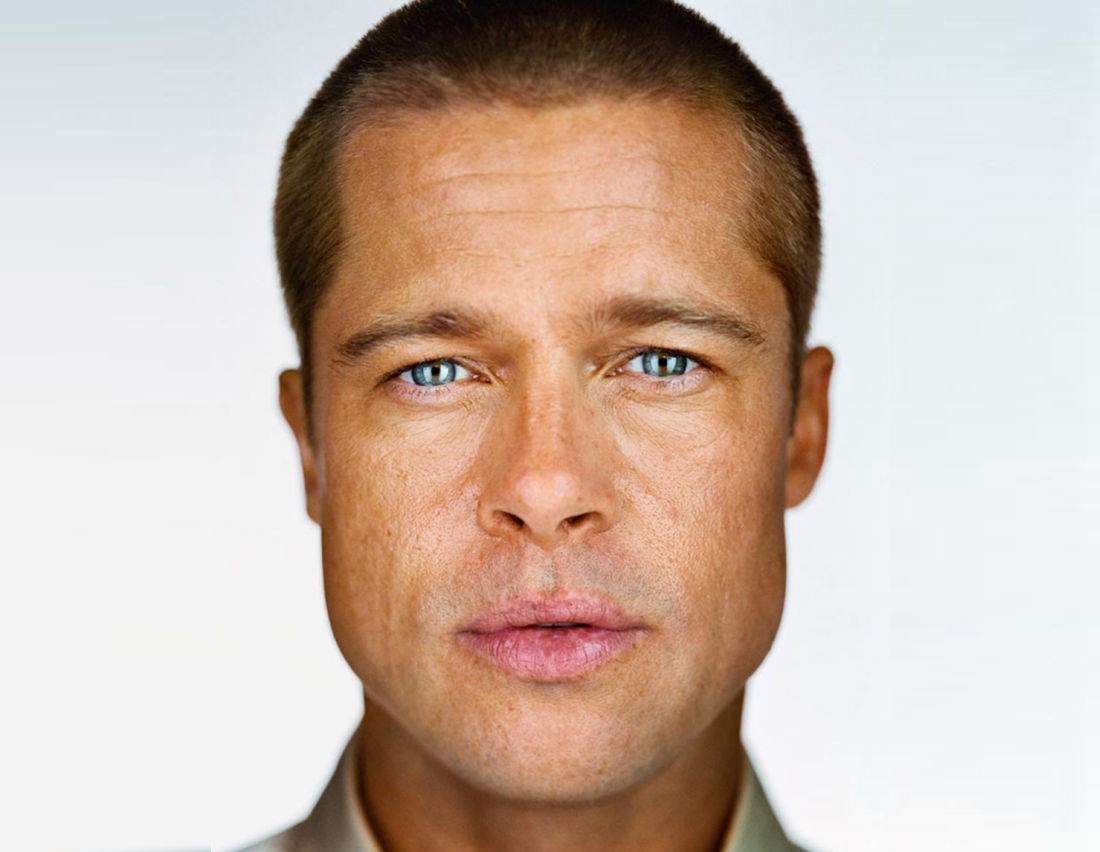
#> input picture media/captured_images/original_20240519202856.png, 1100 x 852 px
$ python -i preprocessing.py   (imports and definitions only)
#> lines starting #> are read from the running program, lines starting #| are printed output that depends on the picture
import cv2
import os

def resize_image(image_path):
    if not os.path.isfile(image_path):
        print(f"File '{image_path}' does not exist.")
        return None

    # Загружаем изображение
    img = cv2.imread(image_path)
#> img is the input picture: shape (852, 1100, 3); mean B, G, R 173.5, 185.8, 204.9

    if img is None:
        print(f"Unable to read image '{image_path}'.")
        return None

    # Преобразуем изображение в оттенки серого для улучшения производительности
    gray = cv2.cvtColor(img, cv2.COLOR_BGR2GRAY)
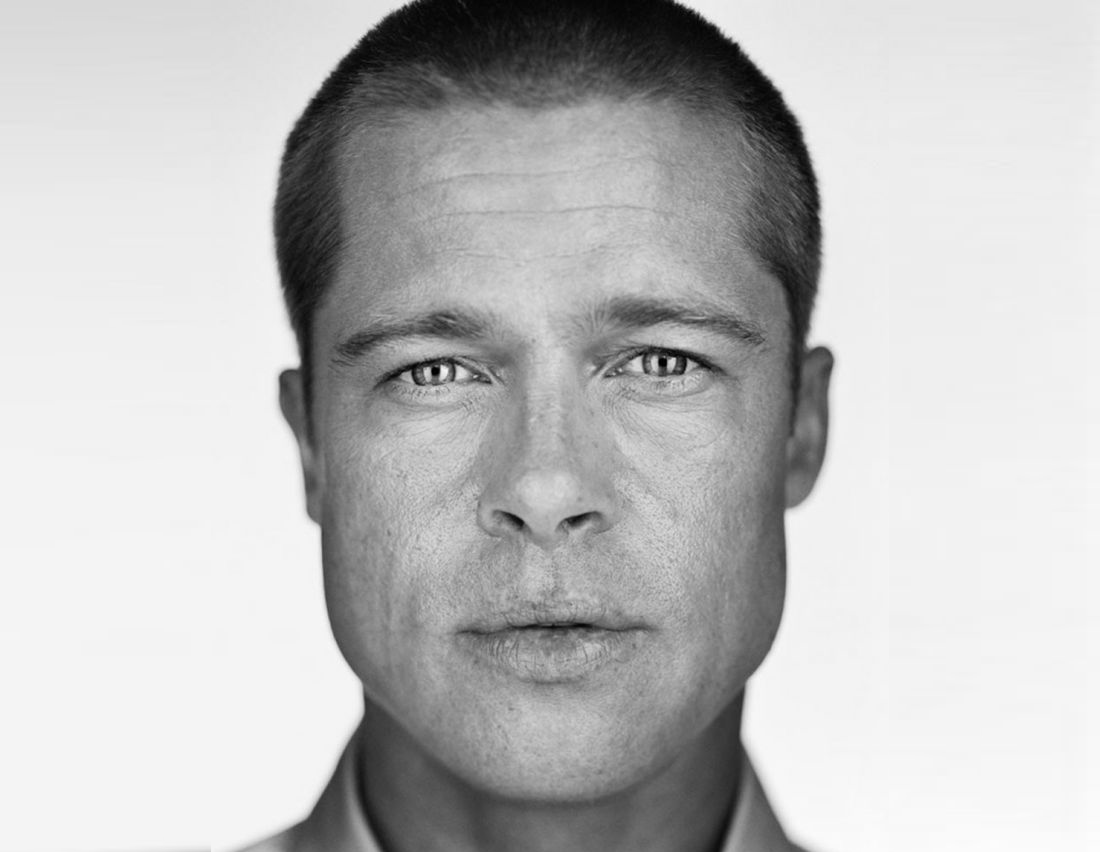
#> gray: shape (852, 1100); min 0, max 252, mean 190.1

    # Загружаем предобученный классификатор для обнаружения лиц
    face_cascade = cv2.CascadeClassifier(cv2.data.haarcascades + 'haarcascade_frontalface_default.xml')

    # Ищем лица на изображении
    faces = face_cascade.detectMultiScale(gray, scaleFactor=1.1, minNeighbors=5, minSize=(30, 30))
#> faces = [[251, 134, 586, 586]]

    if len(faces) > 0:
        # Берем первое обнаруженное лицо (можно выбрать любое, если нужно)
        x, y, w, h = faces[0]
#> x = 251; y = 134; w = 586; h = 586

        # Обрезаем лицо квадратом
        face_square = img[y:y+h, x:x+w]
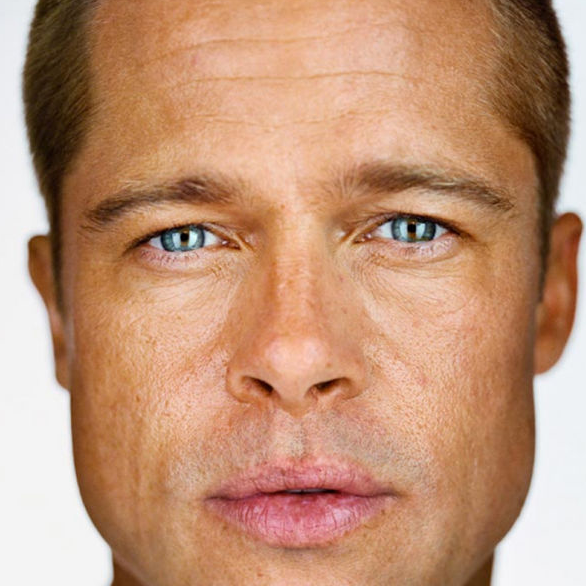
#> face_square: shape (586, 586, 3); mean B, G, R 119.3, 147.7, 192.9

        # Ужимаем изображение до 44x44 пикселей
        resized_face = cv2.resize(face_square, (44, 44))
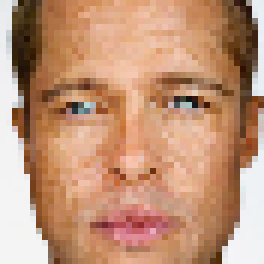
#> resized_face: shape (44, 44, 3) (shown 6 times larger); mean B, G, R 119.4, 147.7, 193

        return resized_face
    else:
        print("Лицо не найдено")
        return None

>>> result = resize_image('../media/captured_images/original_20240519202856.png')

$ run again, on media/captured_images/resized_face_20240519202856.png
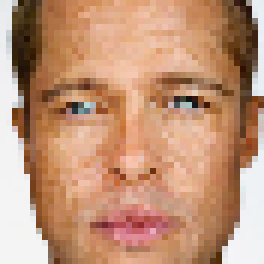
#> input picture media/captured_images/resized_face_20240519202856.png, 44 x 44 px (shown 6 times larger)
#> in resize_image, img is the input picture: shape (44, 44, 3); mean B, G, R 119.4, 147.7, 193
#> in resize_image, `gray = cv2.cvtColor(img, cv2.COLOR_BGR2GRAY)`:
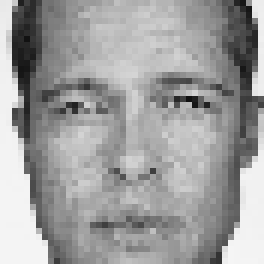
#> gray: shape (44, 44) (shown 6 times larger); min 17, max 245, mean 158
#> faces = [[3, 2, 37, 37]]
#> x = 3; y = 2; w = 37
#> in resize_image, `resized_face = cv2.resize(face_square, (44, 44))`:
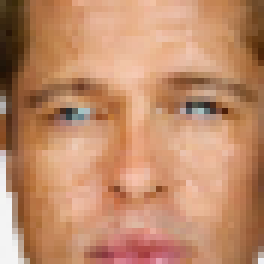
#> resized_face: shape (44, 44, 3) (shown 6 times larger); mean B, G, R 106.5, 139.5, 192.4
